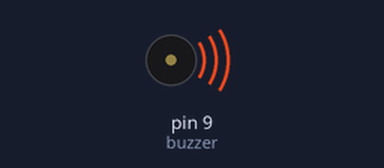
The sketch below on a simulated Arduino Uno, built with avr-gcc and run on an emulated ATmega328P. Shown: buzzer (waves = sounding).

Above: at 0.5 s.
At 9.4 s:
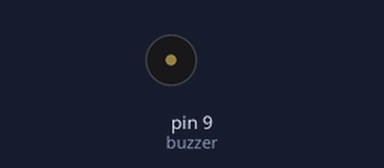
Timing chart, 0 to 23.3 s (numbered marks = the images above):
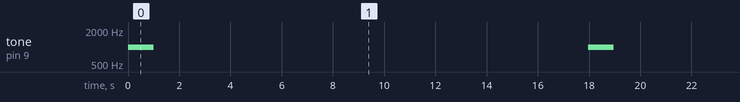

Measured:
- by itself, tone on pin 9 (buzzer): alternates 1000 Hz for 1.0 s and silent for 17.0 s

The sketch:

buzzer.ino.ino
```cpp
const int buzzer = 9; //buzzer to arduino pin 9


void setup(){

  pinMode(buzzer, OUTPUT); // Set buzzer - pin 9 as an output

}

void loop(){

  tone(buzzer, 1000); // Send 1KHz sound signal...
  delay(1000);        // ...for 1 sec
  noTone(buzzer);     // Stop sound...
  delay(1000 * 1000);        // ...for 1sec

}
```
